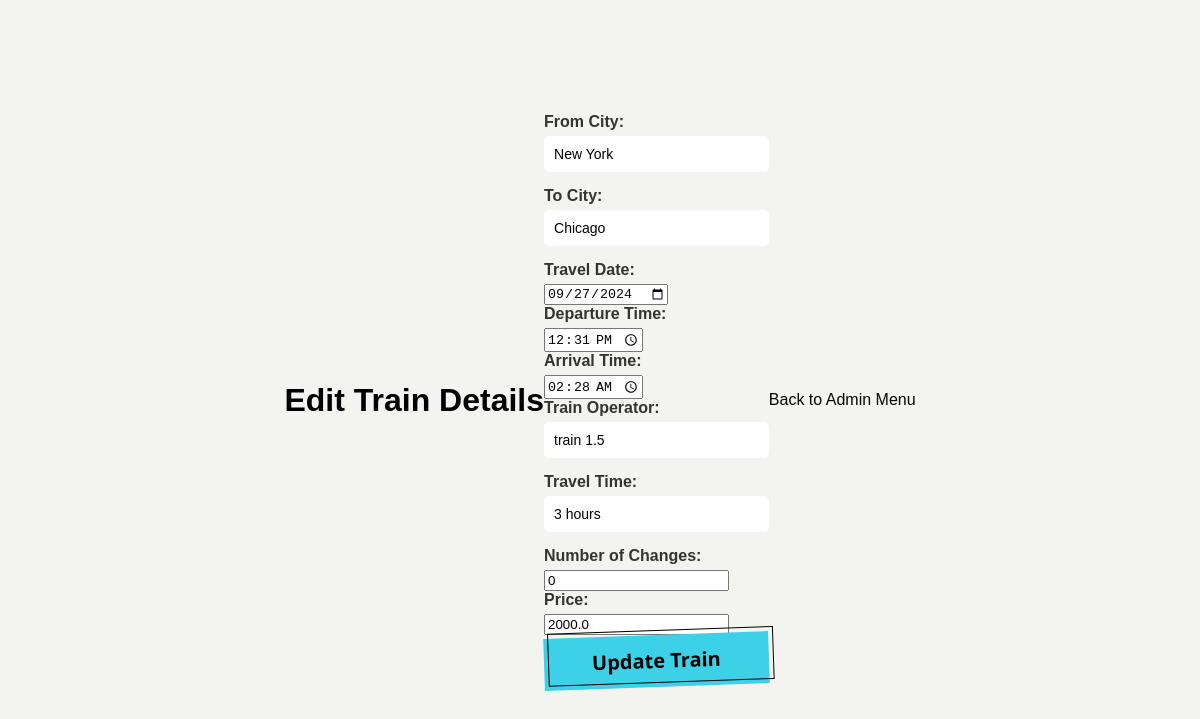
Screenshot of /edit_train/9 with the database file from the repository.
### tables this page shows
CREATE TABLE trains (
                        id INTEGER PRIMARY KEY AUTOINCREMENT,
                        from_city TEXT,
                        to_city TEXT,
                        travel_date TEXT,
                        departure_time TEXT,
                        arrival_time TEXT,
                        "train_operator" TEXT,
                        travel_time TEXT,
                        changes INTEGER,
                        price REAL
                    , `train code` INTEGER);

### app.py (the view, shortened to what this page needs)
@app.route('/edit_train/<int:train_id>', methods=['GET', 'POST'])
def edit_train(train_id):
    conn = sqlite3.connect('trains.db')
    cursor = conn.cursor()
    cursor.execute('SELECT * FROM trains WHERE id=?', (train_id,))
    train = cursor.fetchone()
    conn.close()
    return render_template('edit_train.html', train=train)

### templates/edit_train.html (shortened to what this page needs)
<!DOCTYPE html>
<html lang="en">
<head>
    <link rel="stylesheet" href="{{ url_for('static', filename='styles.css') }}">
</head>
<body>
    <h1>Edit Train Details</h1>
    <form action="" method="POST">
        <label for="from_city">From City:</label>
        <input type="text" id="from_city" name="from_city" value="{{ train[1] }}" required><br>
        <label for="to_city">To City:</label>
        <input type="text" id="to_city" name="to_city" value="{{ train[2] }}" required><br>
        <label for="travel_date">Travel Date:</label>
        <input type="date" id="travel_date" name="travel_date" value="{{ train[3] }}" required><br>
        <label for="departure_time">Departure Time:</label>
        <input type="time" id="departure_time" name="departure_time" value="{{ train[4] }}" required><br>
        <label for="arrival_time">Arrival Time:</label>
        <input type="time" id="arrival_time" name="arrival_time" value="{{ train[5] }}" required><br>
        <label for="train_operator">Train Operator:</label>
        <input type="text" id="train_operator" name="train_operator" value="{{ train[6] }}" required><br>
        <label for="travel_time">Travel Time:</label>
        <input type="text" id="travel_time" name="travel_time" value="{{ train[7] }}" required><br>
        <label for="changes">Number of Changes:</label>
        <input type="number" id="changes" name="changes" value="{{ train[8] }}" required><br>
        <label for="price">Price:</label>
        <input type="number" step="0.01" id="price" name="price" value="{{ train[9] }}" required><br>
        <button class="button-53">Update Train</button>
    </form>
    <a href="{{ url_for('adminmenu') }}">Back to Admin Menu</a>
</body>
</html>

### static/styles.css (style rules this page uses)
body { font-family: Arial, sans-serif; background-color: #f3f3f0; display: flex; justify-content: center; align-items: center; height: 100vh; margin: 0; }
label { display: block; margin-bottom: 5px; color: #333; font-weight: bold; }
input[type="text"], input[type="email"], input[type="password"] { width: 100%; padding: 10px; margin-bottom: 15px; border: 1px transparent; border-radius: 5px; box-sizing: border-box; font-size: 14px; }
.button-53 { background-color: #3DD1E7; border: 0 solid #E5E7EB; box-sizing: border-box; color: #000000; display: flex; font-family: ui-sans-serif,system-ui,-apple-system,system-ui,"Segoe UI",Roboto,"Helvetica Neue",Arial,"Noto Sans",sans-serif,"Apple Color Emoji","Segoe UI Emoji","Segoe UI Symbol","Noto Color Emoji"; font-size: 1rem; font-weight: 700; justify-content: center; line-height: 1.75rem; padding: .75rem 1.65rem; position: relative; text-align: center; text-decoration: none #000000 solid; text-decoration-thickness: auto; width: 100%; max-width: 460px; position: relative; cursor: pointer; transform: rotate(-2deg); user-select: none; -webkit-user-select: none; touch-action: manipulation; }
.button-53:after { content: ''; position: absolute; border: 1px solid #000000; bottom: 4px; left: 4px; width: calc(100% - 1px); height: calc(100% - 1px); }
@media (min-width: 768px) { .button-53 { padding: .75rem 3rem; font-size: 1.25rem; } }
a { color: #050505; text-decoration: none; }

### rows the page displays
trains: from_city "New York", to_city "Chicago", travel_date "09/27/2024", departure_time "12:31", arrival_time "02:28", train_operator "train 1.5", travel_time "3 hours", changes "0", price "2000.0"
